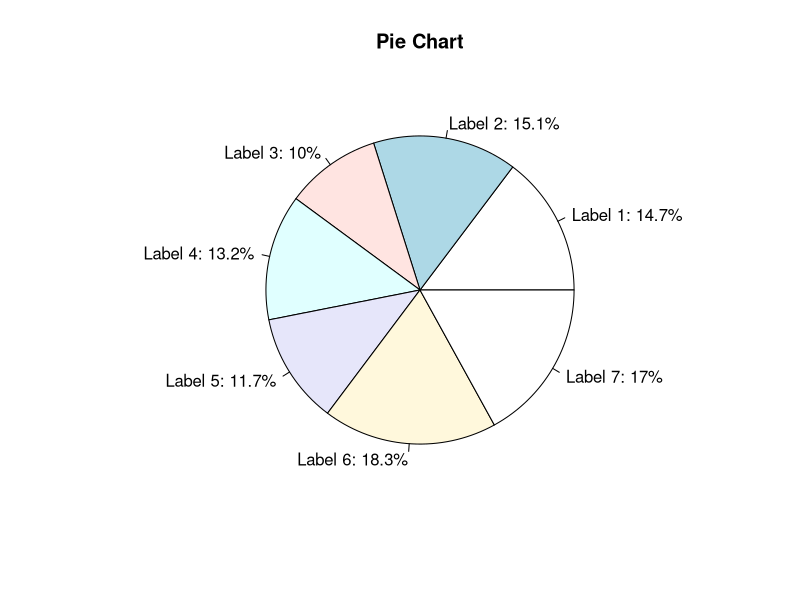
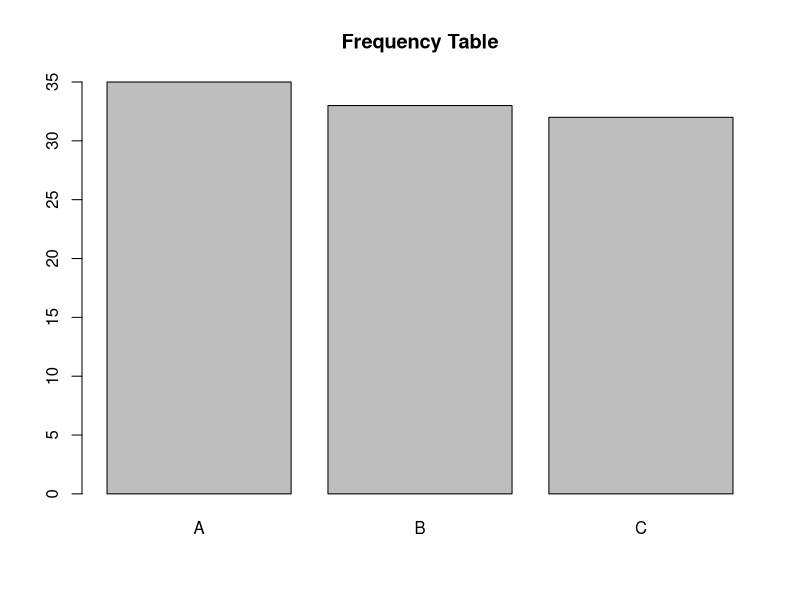
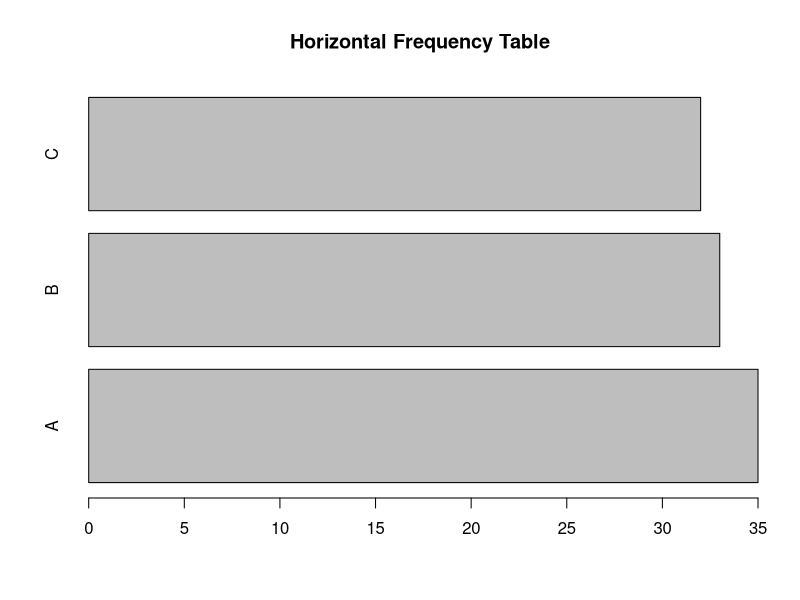
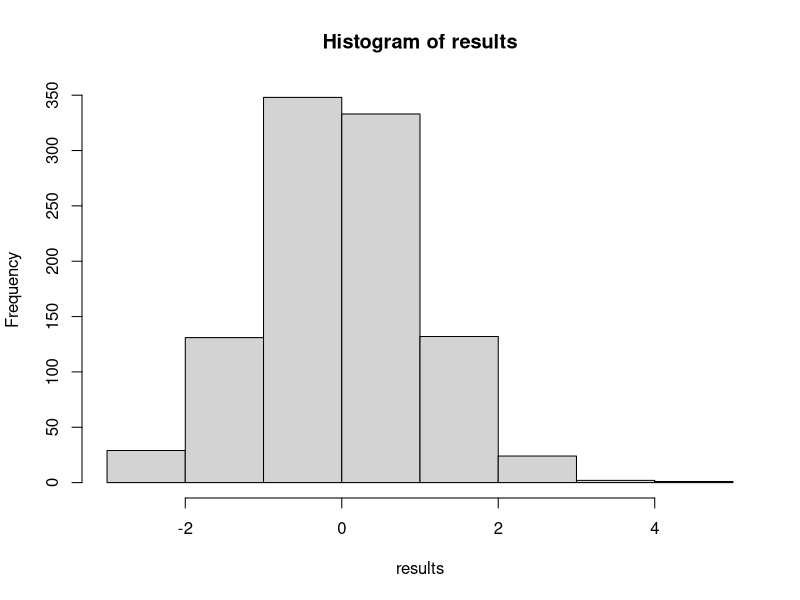
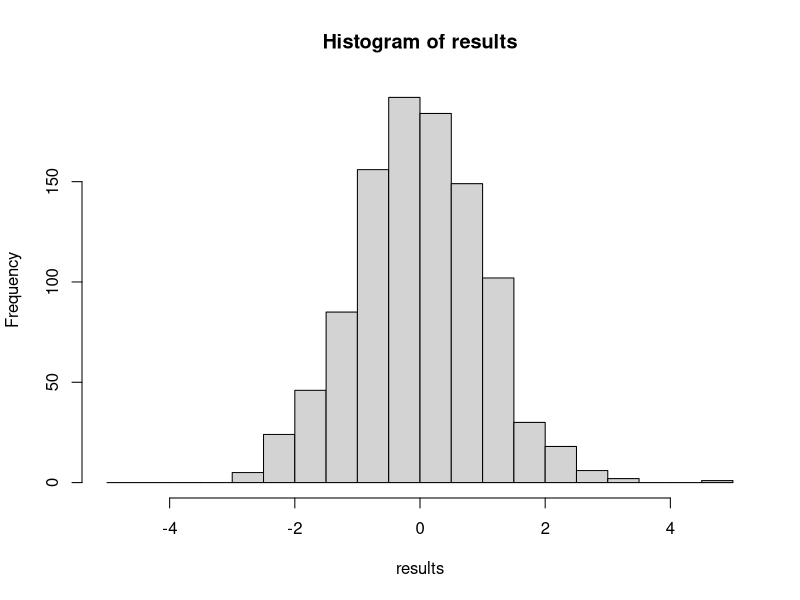
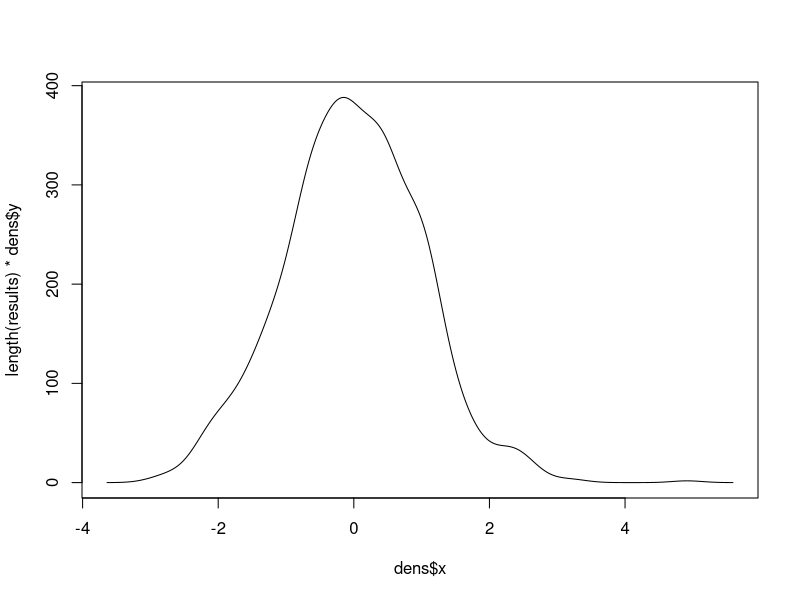
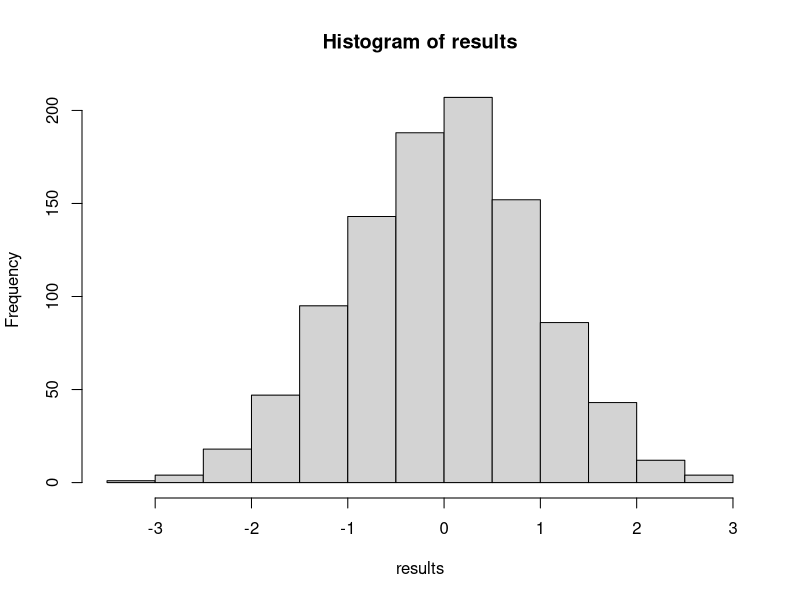
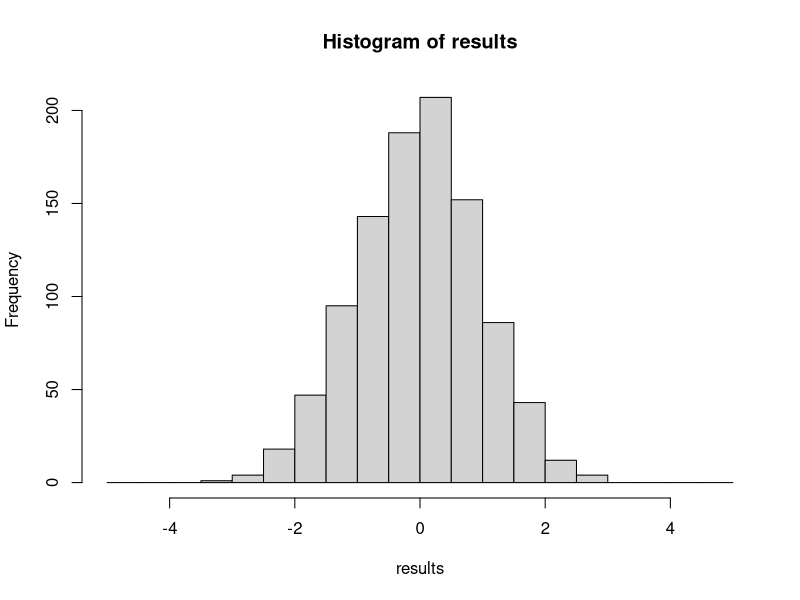

Generate these figures, in order, with R:
## ---- chunk 1
# Set Parameters
require(plyr)
max_trials <- 100

# Generate Data
possible_outcomes <- c('A', 'B', 'C')
results <- sample(possible_outcomes, max_trials, replace=T)

# Show Frequency Table
table(results)
count(results)
## ---- chunk 2
require(plyr)

# Set parameters
max_rows <- 100

# Generate Data
possible_outcomes_1 <- c('A', 'B', 'C')
possible_outcomes_2 <- c('X', 'Y', 'Z')
col1 <- sample(possible_outcomes_1, max_rows, replace=T)
col2 <- sample(possible_outcomes_2, max_rows, replace=T)
df <- data.frame('col1' = col1, 'col2' = col2)

df

# Show Frequency Tables
count(df, 'col1')
count(df, 'col2')
count(df, c('col1', 'col2'))
## ---- chunk 3
# Set Parameters
num_wedges <- 7
min_val <- 20
max_val <- 40

# Generate random data
quantities <- runif(num_wedges, min = min_val, max = max_val)

# Create labels
section_labels <- paste(rep('Label', num_wedges), 1:num_wedges)

# Create dynamically calculated percentages
percentages <- round(quantities/sum(quantities)*100, 1)
graph_labels <- paste(section_labels, ': ', percentages, '%', sep='')

# Draw pie chart
pie(quantities, labels = graph_labels, main = 'Pie Chart')


## ---- chunk 4
# Set Parameters
max_trials <- 100

# Generate Data
possible_outcomes <- c('A', 'B', 'C')
results <- sample(possible_outcomes, max_trials, replace=T)

# Show Frequency Table
barplot(table(results), main='Frequency Table')
barplot(table(results), main='Horizontal Frequency Table', horiz=T)
## ---- chunk 5

# Set Parameters
num_trials <- 30
min_val <- 20
max_val <- 40

# Generate random data
quantities <- runif(num_trials, min = min_val, max = max_val)

# Show stem and leaf chart
stem(quantities)
## ---- chunk 6
# Set Parameters
num_trials <- 1000
mu <- 0
sigma <- 1

# Generate random data
results <- rnorm(num_trials, mean=mu, sd=sigma)

# Show Historgram
hist(results)
hist(results, breaks=seq(from=-5, to=5, by=0.5))

dens <- density(results)
plot(dens$x, length(results)*dens$y, type='l')

## ---- chunk 7
# Set Parameters
num_trials <- 1000
mu <- 0
sigma <- 1

# Generate random data
results <- rnorm(num_trials, mean=mu, sd=sigma)

# Show Historgram
hist(results)
hist(results, breaks=seq(from=-5, to=5, by=0.5))

## ---- chunk 8
# Set Parameters
num_trials <- 10

gender <- sample(c('M','F'), num_trials, replace=T)
number <- sample(20:50, num_trials, replace=T)

df <- data.frame('Gender' = gender, 'Number' = number)

boxplot(Number~Gender, data=df)

